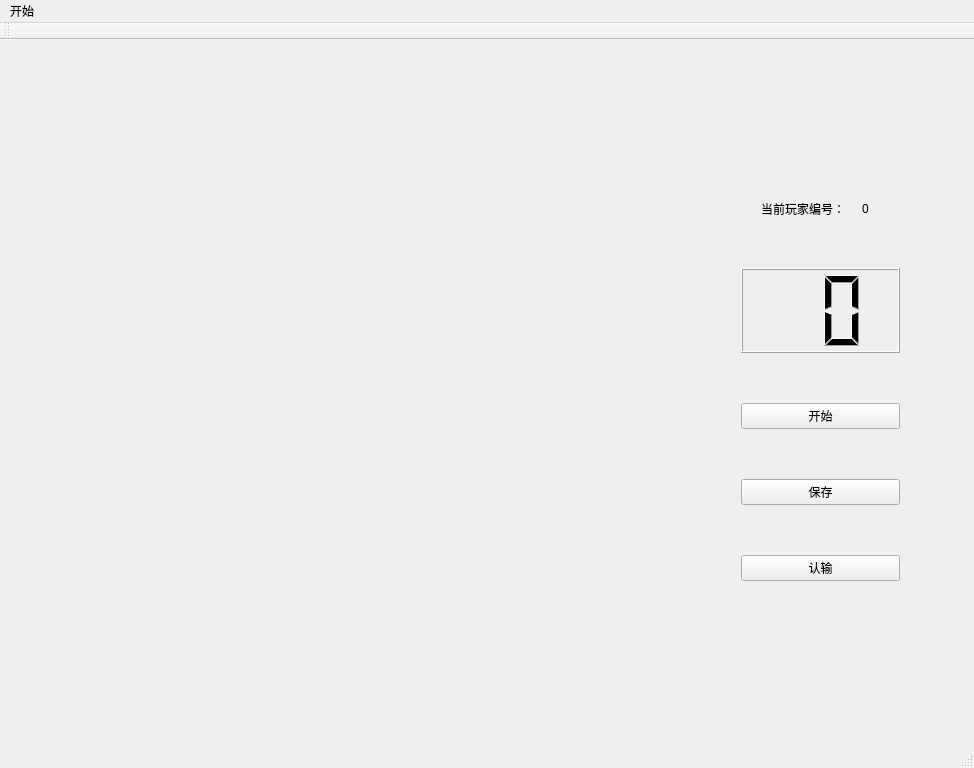
<?xml version="1.0" encoding="UTF-8"?>
<ui version="4.0">
 <class>MainWindow</class>
 <widget class="QMainWindow" name="MainWindow">
  <property name="geometry">
   <rect>
    <x>0</x>
    <y>0</y>
    <width>974</width>
    <height>768</height>
   </rect>
  </property>
  <property name="windowTitle">
   <string>MainWindow</string>
  </property>
  <widget class="QWidget" name="centralWidget">
   <widget class="GameControler" name="widget" native="true">
    <property name="geometry">
     <rect>
      <x>40</x>
      <y>50</y>
      <width>600</width>
      <height>600</height>
     </rect>
    </property>
    <property name="sizePolicy">
     <sizepolicy hsizetype="Fixed" vsizetype="Fixed">
      <horstretch>0</horstretch>
      <verstretch>0</verstretch>
     </sizepolicy>
    </property>
    <property name="minimumSize">
     <size>
      <width>600</width>
      <height>600</height>
     </size>
    </property>
    <property name="maximumSize">
     <size>
      <width>600</width>
      <height>600</height>
     </size>
    </property>
   </widget>
   <widget class="QWidget" name="verticalLayoutWidget">
    <property name="geometry">
     <rect>
      <x>730</x>
      <y>140</y>
      <width>181</width>
      <height>421</height>
     </rect>
    </property>
    <layout class="QVBoxLayout" name="verticalLayout">
     <property name="spacing">
      <number>50</number>
     </property>
     <property name="topMargin">
      <number>20</number>
     </property>
     <property name="bottomMargin">
      <number>20</number>
     </property>
     <item>
      <layout class="QHBoxLayout" name="horizontalLayout">
       <property name="leftMargin">
        <number>20</number>
       </property>
       <property name="rightMargin">
        <number>20</number>
       </property>
       <item>
        <widget class="QLabel" name="label_2">
         <property name="text">
          <string>当前玩家编号：</string>
         </property>
        </widget>
       </item>
       <item>
        <widget class="QLabel" name="label">
         <property name="frameShadow">
          <enum>QFrame::Raised</enum>
         </property>
         <property name="text">
          <string>0</string>
         </property>
         <property name="alignment">
          <set>Qt::AlignCenter</set>
         </property>
        </widget>
       </item>
      </layout>
     </item>
     <item>
      <widget class="QLCDNumber" name="lcdNumber">
       <property name="sizePolicy">
        <sizepolicy hsizetype="Minimum" vsizetype="Expanding">
         <horstretch>0</horstretch>
         <verstretch>0</verstretch>
        </sizepolicy>
       </property>
       <property name="digitCount">
        <number>2</number>
       </property>
      </widget>
     </item>
     <item>
      <widget class="QPushButton" name="pushButtonStart">
       <property name="text">
        <string>开始</string>
       </property>
      </widget>
     </item>
     <item>
      <widget class="QPushButton" name="pushButtonSave">
       <property name="text">
        <string>保存</string>
       </property>
      </widget>
     </item>
     <item>
      <widget class="QPushButton" name="pushButtonGiveIn">
       <property name="text">
        <string>认输</string>
       </property>
      </widget>
     </item>
    </layout>
   </widget>
  </widget>
  <widget class="QMenuBar" name="menuBar">
   <property name="geometry">
    <rect>
     <x>0</x>
     <y>0</y>
     <width>974</width>
     <height>26</height>
    </rect>
   </property>
   <widget class="QMenu" name="menu">
    <property name="title">
     <string>开始</string>
    </property>
    <addaction name="actionImport"/>
   </widget>
   <addaction name="menu"/>
  </widget>
  <widget class="QToolBar" name="mainToolBar">
   <attribute name="toolBarArea">
    <enum>TopToolBarArea</enum>
   </attribute>
   <attribute name="toolBarBreak">
    <bool>false</bool>
   </attribute>
  </widget>
  <widget class="QStatusBar" name="statusBar"/>
  <action name="actionImport">
   <property name="text">
    <string>导入</string>
   </property>
  </action>
 </widget>
 <layoutdefault spacing="6" margin="11"/>
 <customwidgets>
  <customwidget>
   <class>GameControler</class>
   <extends>QWidget</extends>
   <header>gamecontroler.h</header>
   <container>1</container>
  </customwidget>
 </customwidgets>
 <resources/>
 <connections/>
</ui>
